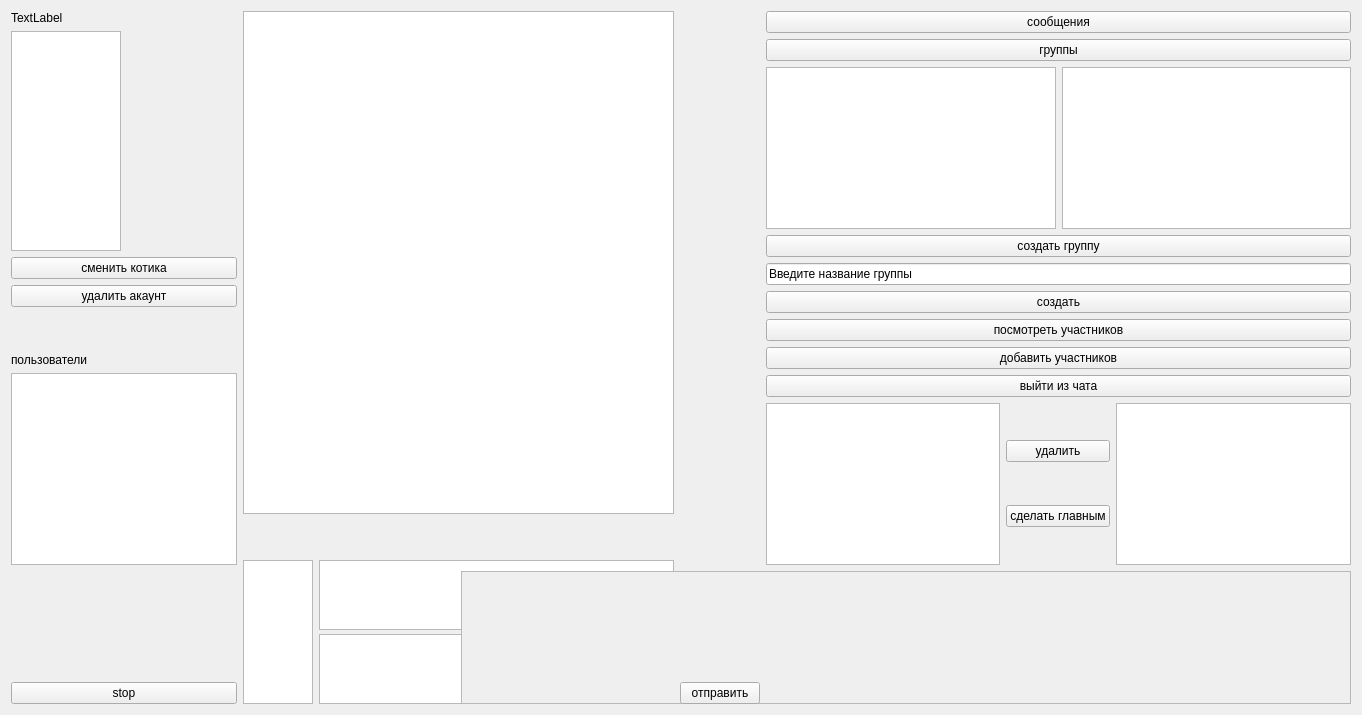
<?xml version="1.0" encoding="UTF-8"?>
<ui version="4.0">
 <class>Menu</class>
 <widget class="QWidget" name="Menu">
  <property name="enabled">
   <bool>true</bool>
  </property>
  <property name="geometry">
   <rect>
    <x>0</x>
    <y>0</y>
    <width>1362</width>
    <height>715</height>
   </rect>
  </property>
  <property name="windowTitle">
   <string>Form</string>
  </property>
  <layout class="QGridLayout" name="gridLayout_2">
   <item row="0" column="0">
    <layout class="QVBoxLayout" name="verticalLayout_7">
     <item>
      <widget class="QLabel" name="label_2">
       <property name="text">
        <string>TextLabel</string>
       </property>
      </widget>
     </item>
     <item>
      <layout class="QHBoxLayout" name="horizontalLayout_6" stretch="1,1">
       <item>
        <widget class="QListWidget" name="vibor">
         <property name="enabled">
          <bool>true</bool>
         </property>
        </widget>
       </item>
       <item>
        <widget class="QLabel" name="prof">
         <property name="text">
          <string/>
         </property>
        </widget>
       </item>
      </layout>
     </item>
     <item>
      <layout class="QVBoxLayout" name="verticalLayout_5">
       <item>
        <widget class="QPushButton" name="change_cat_button">
         <property name="text">
          <string>сменить котика</string>
         </property>
        </widget>
       </item>
       <item>
        <widget class="QPushButton" name="delete_ac_button">
         <property name="text">
          <string>удалить акаунт</string>
         </property>
        </widget>
       </item>
       <item>
        <spacer name="verticalSpacer_2">
         <property name="orientation">
          <enum>Qt::Vertical</enum>
         </property>
         <property name="sizeHint" stdset="0">
          <size>
           <width>20</width>
           <height>40</height>
          </size>
         </property>
        </spacer>
       </item>
       <item>
        <widget class="QLabel" name="users_label">
         <property name="text">
          <string>пользователи</string>
         </property>
        </widget>
       </item>
       <item>
        <widget class="QListWidget" name="users_list"/>
       </item>
      </layout>
     </item>
    </layout>
   </item>
   <item row="0" column="1" rowspan="3" colspan="2">
    <layout class="QVBoxLayout" name="verticalLayout_6" stretch="0,13,0,1">
     <item>
      <layout class="QFormLayout" name="formLayout"/>
     </item>
     <item>
      <widget class="QTextEdit" name="messages">
       <property name="font">
        <font>
         <pointsize>20</pointsize>
        </font>
       </property>
      </widget>
     </item>
     <item>
      <spacer name="verticalSpacer">
       <property name="orientation">
        <enum>Qt::Vertical</enum>
       </property>
       <property name="sizeHint" stdset="0">
        <size>
         <width>20</width>
         <height>40</height>
        </size>
       </property>
      </spacer>
     </item>
     <item>
      <layout class="QHBoxLayout" name="horizontalLayout_2" stretch="1,13">
       <item>
        <widget class="QListWidget" name="listWidget"/>
       </item>
       <item>
        <widget class="QSplitter" name="splitter">
         <property name="orientation">
          <enum>Qt::Vertical</enum>
         </property>
         <widget class="QListWidget" name="listWidget_2">
          <property name="minimumSize">
           <size>
            <width>0</width>
            <height>0</height>
           </size>
          </property>
          <property name="font">
           <font>
            <pointsize>22</pointsize>
           </font>
          </property>
          <property name="viewMode">
           <enum>QListView::IconMode</enum>
          </property>
         </widget>
         <widget class="QTextEdit" name="textEdit">
          <property name="font">
           <font>
            <pointsize>20</pointsize>
           </font>
          </property>
         </widget>
        </widget>
       </item>
      </layout>
     </item>
    </layout>
   </item>
   <item row="0" column="4">
    <layout class="QVBoxLayout" name="verticalLayout_9">
     <item>
      <layout class="QVBoxLayout" name="verticalLayout_3">
       <item>
        <layout class="QVBoxLayout" name="verticalLayout_2">
         <item>
          <widget class="QPushButton" name="mes">
           <property name="text">
            <string>сообщения</string>
           </property>
          </widget>
         </item>
         <item>
          <widget class="QPushButton" name="bes">
           <property name="text">
            <string>группы</string>
           </property>
          </widget>
         </item>
        </layout>
       </item>
       <item>
        <layout class="QHBoxLayout" name="horizontalLayout_3">
         <item>
          <widget class="QListWidget" name="list_2"/>
         </item>
         <item>
          <widget class="QListWidget" name="list"/>
         </item>
        </layout>
       </item>
      </layout>
     </item>
     <item>
      <layout class="QVBoxLayout" name="verticalLayout_4">
       <item>
        <layout class="QVBoxLayout" name="verticalLayout">
         <item>
          <widget class="QPushButton" name="create_group_button">
           <property name="text">
            <string>создать группу</string>
           </property>
          </widget>
         </item>
         <item>
          <widget class="QLineEdit" name="name">
           <property name="text">
            <string>Введите название группы</string>
           </property>
          </widget>
         </item>
         <item>
          <widget class="QPushButton" name="push_grup2">
           <property name="text">
            <string>создать</string>
           </property>
          </widget>
         </item>
         <item>
          <widget class="QPushButton" name="ych">
           <property name="text">
            <string>посмотреть участников</string>
           </property>
          </widget>
         </item>
         <item>
          <widget class="QPushButton" name="friend_3">
           <property name="text">
            <string>добавить участников</string>
           </property>
          </widget>
         </item>
         <item>
          <widget class="QPushButton" name="ych_4">
           <property name="text">
            <string>выйти из чата</string>
           </property>
          </widget>
         </item>
        </layout>
       </item>
       <item>
        <layout class="QHBoxLayout" name="horizontalLayout">
         <item>
          <widget class="QListWidget" name="grup"/>
         </item>
         <item>
          <layout class="QGridLayout" name="gridLayout">
           <item row="0" column="0">
            <widget class="QPushButton" name="ych_2">
             <property name="text">
              <string>удалить</string>
             </property>
            </widget>
           </item>
           <item row="1" column="0">
            <widget class="QPushButton" name="ych_3">
             <property name="text">
              <string>сделать главным</string>
             </property>
            </widget>
           </item>
          </layout>
         </item>
         <item>
          <widget class="QListWidget" name="grup2"/>
         </item>
        </layout>
       </item>
      </layout>
     </item>
    </layout>
   </item>
   <item row="1" column="2" rowspan="2" colspan="3">
    <widget class="QTextEdit" name="textEdit_2">
     <property name="enabled">
      <bool>false</bool>
     </property>
    </widget>
   </item>
   <item row="2" column="3">
    <widget class="QPushButton" name="push">
     <property name="text">
      <string>отправить</string>
     </property>
    </widget>
   </item>
   <item row="2" column="0">
    <widget class="QPushButton" name="stop_button">
     <property name="text">
      <string>stop</string>
     </property>
    </widget>
   </item>
  </layout>
 </widget>
 <resources/>
 <connections/>
</ui>
